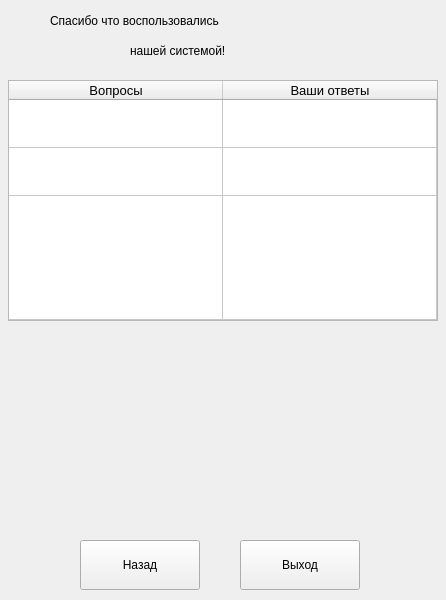
<?xml version="1.0" encoding="UTF-8"?>
<ui version="4.0">
 <class>MainWindow</class>
 <widget class="QMainWindow" name="MainWindow">
  <property name="geometry">
   <rect>
    <x>0</x>
    <y>0</y>
    <width>446</width>
    <height>600</height>
   </rect>
  </property>
  <property name="minimumSize">
   <size>
    <width>446</width>
    <height>600</height>
   </size>
  </property>
  <property name="maximumSize">
   <size>
    <width>446</width>
    <height>600</height>
   </size>
  </property>
  <property name="windowTitle">
   <string>MainWindow</string>
  </property>
  <widget class="QWidget" name="centralwidget">
   <widget class="QLabel" name="label">
    <property name="geometry">
     <rect>
      <x>50</x>
      <y>0</y>
      <width>351</width>
      <height>41</height>
     </rect>
    </property>
    <property name="font">
     <font>
      <family>Segoe UI</family>
      <pointsize>9</pointsize>
     </font>
    </property>
    <property name="text">
     <string>Спасибо что воспользовались</string>
    </property>
   </widget>
   <widget class="QLabel" name="label_2">
    <property name="geometry">
     <rect>
      <x>130</x>
      <y>30</y>
      <width>211</width>
      <height>41</height>
     </rect>
    </property>
    <property name="font">
     <font>
      <family>Segoe UI</family>
      <pointsize>9</pointsize>
     </font>
    </property>
    <property name="text">
     <string>нашей системой!</string>
    </property>
   </widget>
   <widget class="QTableWidget" name="tableWidget">
    <property name="geometry">
     <rect>
      <x>8</x>
      <y>80</y>
      <width>430</width>
      <height>241</height>
     </rect>
    </property>
    <property name="minimumSize">
     <size>
      <width>430</width>
      <height>0</height>
     </size>
    </property>
    <property name="maximumSize">
     <size>
      <width>430</width>
      <height>500</height>
     </size>
    </property>
    <property name="font">
     <font>
      <pointsize>10</pointsize>
     </font>
    </property>
    <property name="dragDropOverwriteMode">
     <bool>false</bool>
    </property>
    <property name="wordWrap">
     <bool>true</bool>
    </property>
    <attribute name="horizontalHeaderVisible">
     <bool>true</bool>
    </attribute>
    <attribute name="horizontalHeaderCascadingSectionResizes">
     <bool>false</bool>
    </attribute>
    <attribute name="horizontalHeaderMinimumSectionSize">
     <number>45</number>
    </attribute>
    <attribute name="horizontalHeaderDefaultSectionSize">
     <number>214</number>
    </attribute>
    <attribute name="horizontalHeaderHighlightSections">
     <bool>false</bool>
    </attribute>
    <attribute name="horizontalHeaderShowSortIndicator" stdset="0">
     <bool>false</bool>
    </attribute>
    <attribute name="horizontalHeaderStretchLastSection">
     <bool>false</bool>
    </attribute>
    <attribute name="verticalHeaderVisible">
     <bool>false</bool>
    </attribute>
    <attribute name="verticalHeaderCascadingSectionResizes">
     <bool>false</bool>
    </attribute>
    <attribute name="verticalHeaderMinimumSectionSize">
     <number>30</number>
    </attribute>
    <attribute name="verticalHeaderDefaultSectionSize">
     <number>48</number>
    </attribute>
    <attribute name="verticalHeaderStretchLastSection">
     <bool>true</bool>
    </attribute>
    <row>
     <property name="text">
      <string/>
     </property>
    </row>
    <row>
     <property name="text">
      <string/>
     </property>
    </row>
    <row>
     <property name="text">
      <string/>
     </property>
    </row>
    <column>
     <property name="text">
      <string>Вопросы</string>
     </property>
    </column>
    <column>
     <property name="text">
      <string>Ваши ответы</string>
     </property>
    </column>
    <item row="0" column="0">
     <property name="text">
      <string/>
     </property>
     <property name="flags">
      <set>ItemIsUserCheckable</set>
     </property>
    </item>
   </widget>
   <widget class="QPushButton" name="btn_back">
    <property name="geometry">
     <rect>
      <x>80</x>
      <y>540</y>
      <width>120</width>
      <height>50</height>
     </rect>
    </property>
    <property name="font">
     <font>
      <family>Segoe UI</family>
     </font>
    </property>
    <property name="text">
     <string>Назад</string>
    </property>
   </widget>
   <widget class="QPushButton" name="btn_exit">
    <property name="geometry">
     <rect>
      <x>240</x>
      <y>540</y>
      <width>120</width>
      <height>50</height>
     </rect>
    </property>
    <property name="font">
     <font>
      <family>Segoe UI</family>
     </font>
    </property>
    <property name="text">
     <string>Выход</string>
    </property>
   </widget>
  </widget>
 </widget>
 <resources/>
 <connections/>
</ui>
